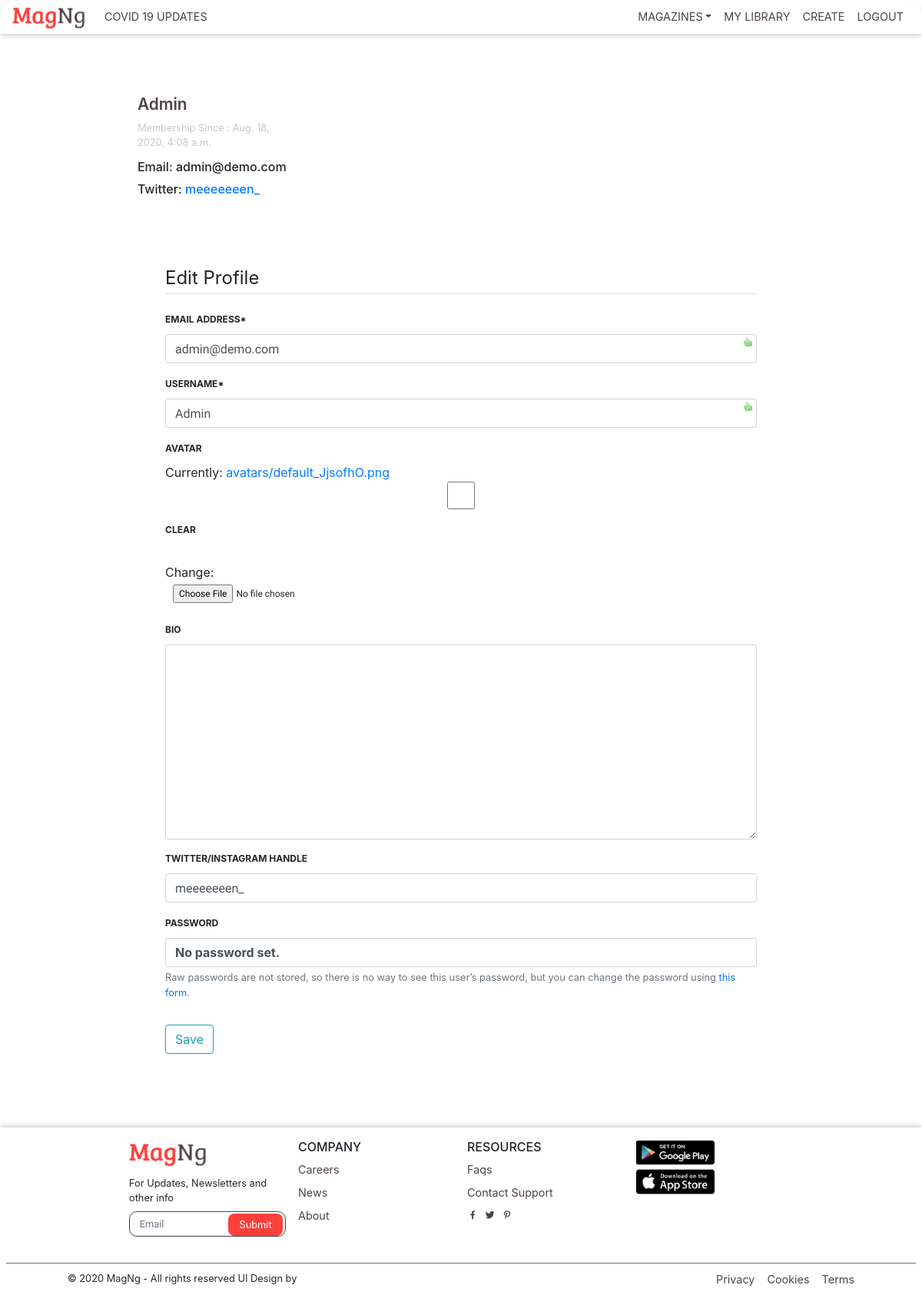
The page /user/edit/ (signed in) on the database its author committed.
### users/models.py (models this page shows, shortened)
class CustomUser(AbstractBaseUser, PermissionsMixin):
    email = models.EmailField(_('email address'), unique=True)
    username = models.CharField(_('username'), max_length=20, unique=True)
    slug = models.SlugField(default='slug')
    is_staff = models.BooleanField(_('staff'),default=False)
    is_active = models.BooleanField(_('active'),default=True)
    date_joined = models.DateTimeField(_('date joined'), auto_now_add=True)
    last_login = models.DateTimeField(_('last login'), auto_now=True)
    avatar = models.ImageField(upload_to='avatars', default='default.jpg', blank=True, null=True)
    bio = models.TextField(_('Bio'), blank=True, null=True)
    social_handle = models.CharField(_('Twitter/Instagram handle'), max_length=15, blank=True, null=True)
    USERNAME_FIELD = 'email'
    REQUIRED_FIELDS = ['username']
    objects = CustomUserManager()

### users/views.py (the view)
# urls.py: path('edit/', views.edit, name='edit'),
@login_required
def edit(request):
    if request.method == 'POST':
        form = CustomUserChangeForm(request.POST, request.FILES, instance=request.user)
        if form.is_valid():
            form.save()
            messages.success(request, f'You acccount has been updated')
            return redirect('users:profile', pk=request.user.id)
    else:
        form = CustomUserChangeForm(instance=request.user)
    context = {
        'form': form,
        'title': 'Edit Profile'
    }
    return render(request, 'users/update_profile.html', context)

### users/forms.py (shortened to what this page needs)
class CustomUserChangeForm(UserChangeForm):
    class Meta:
        model = CustomUser
        fields = ('email', 'username', 'avatar', 'bio', 'social_handle',)

### users/templates/users/update_profile.html (shortened to what this page needs)
{% extends "articles/base.html" %}
{% load crispy_forms_tags %}
{% load static %}
{% block content %}
   <div class="user_profile d-flex justify-content-between">
        <div class="d-flex profile_card-right">
            <div class="profile_img_cover">
            </div>
            <div class="ml-lg-4 ml-md-3 ml-sm-2 ml-1">
                <h6 class="profile_name">{{ user.username }}</h6>
                <p class="membership">Membership Since : <span>{{ user.date_joined }}</span></p>
                <p class="profile_details">Email: {{ user.email }}</p>
                {% if user.social_handle %}
                <p class="profile_details">Twitter: <a href="https://twitter.com/{{ user.social_handle }}" target="_blank">{{ user.social_handle }}</a></p>
                {% endif %}
            </div>
        </div>
    </div>
       <div class="container-fluid">
        <div class="row">
            <div class="col"></div>
            <div class="col-md-8 col-sm-12">
                <form method="POST" action="" enctype="multipart/form-data" class="mt-5">
        <legend class="border-bottom mb-4">Edit Profile</legend>
            <fieldset class="form-group">
                {{ form|crispy }}
            </fieldset>
            <div class="form-group">
                <button class="btn btn-outline-info" type="submit">Save</button>
            </div>
        </form>
            </div>
            <div class="col"></div>
        </div>
    </div>
{% endblock content %}

### articles/static/articles/css/landing.css (style rules this page uses)
* { margin: 0; padding: 0; box-sizing: border-box; font-family: var(--main-font); }
html { scroll-behavior: smooth; }
.user_profile { padding: 2rem 5rem; }
.profile_card-right { align-items: flex-end; }
.profile_img_cover { width: 35%; }
.profile_name { font-size: 1.3rem; font-weight: 600; color: var(--text-gray); }
.membership { font-size: 0.8rem; color: var(--lighter-gray); margin-bottom: 0.6rem; }
.profile_details { font-size: 1rem; margin-bottom: 0.3rem; font-weight: 500; }

### articles/static/articles/css/main.css (style rules this page uses)
html { min-width:450px; }

### articles/static/articles/css/sign_up.css (style rules this page uses)
:root { --marginB: 18px; --label-fontF: ""; --social-text-FF: ""Open Sans", sans-serif"; --small-text-FF: "Open Sans", sans-serif --regular-text-FF: "Roboto", sans-serif }
* { margin: 0; padding: 0; box-sizing: border-box; font-family: var(--small-text-FF) }
legend { margin-bottom: 25px; padding: 2px 0; border-bottom: 1px solid; }
label { display: block; font-weight: bold; margin-bottom: 10px; font-size: 12px; width: 250px; text-transform: uppercase; }
input { outline: none; font-family: 'Dosis', sans-serif; font-size: 12px; padding: 4px 10px; height: 36px; border-radius: 8px; border-width: 1px; width: 100%; margin-bottom: var(--marginB); }
input:required:valid { background-position: right top; background-repeat: no-repeat; }

### articles/static/articles/css/navigation.css (style rules this page uses)
:root { --main-font : 'Open Sans', sans-serif; --secondary-font : 'Lato', sans-serif; --text-gray : #4e4343; --text-white : #ffffff; --main-red : #fd403b; --light-gray : #707070; --lighter-gray : #4e43434d; --primary-blue: #39b0fc; }

### rows shown on the page
CustomUser: username "Admin", date_joined "Aug. 18, 2020, 4:08 a.m.", email "admin@demo.com", social_handle "meeeeeeen_"
